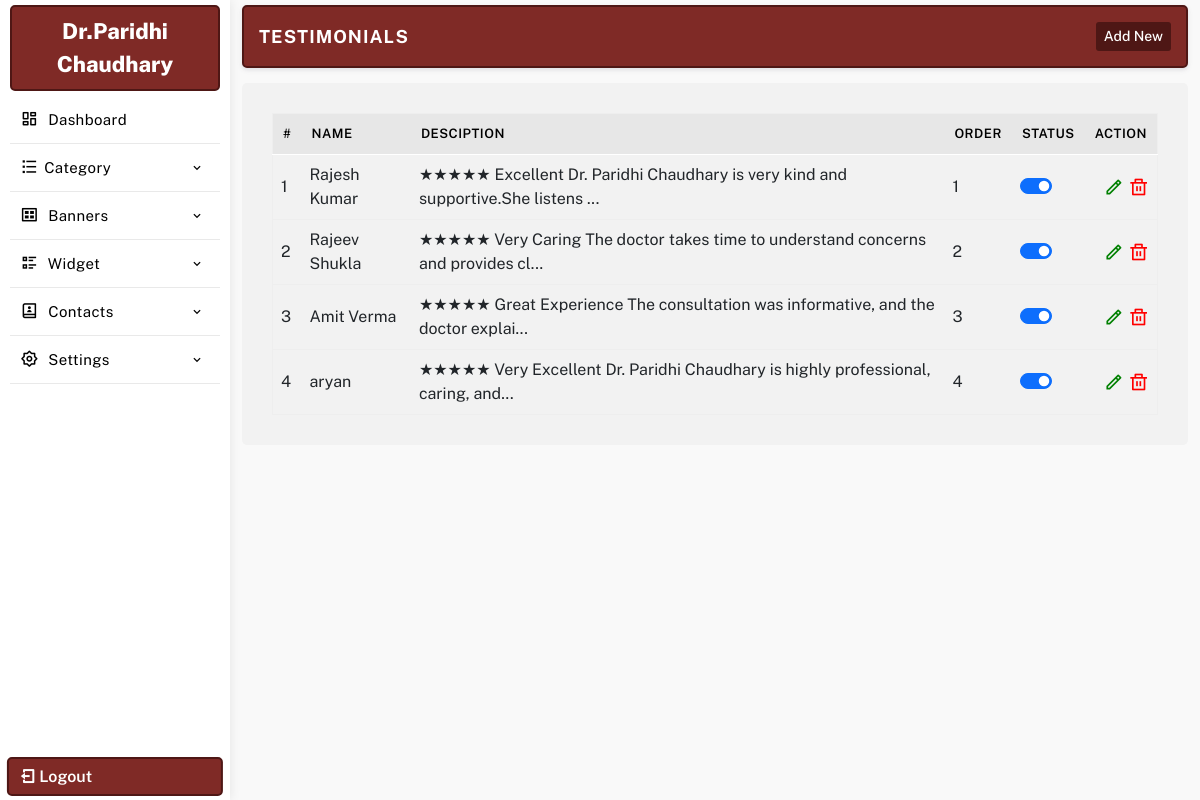
Screenshot of /manager/testimonials.php (signed in) with the database file from the repository.
### tables this page shows
CREATE TABLE `settings` (
  `id` int(11) NOT NULL,
  `web_name` varchar(255) DEFAULT NULL,
  `email_id` varchar(255) DEFAULT NULL,
  `alternate_email_id` varchar(255) DEFAULT NULL,
  `contact_no` varchar(255) DEFAULT NULL,
  `alternate_no` varchar(255) DEFAULT NULL,
  `whatsapp_no` varchar(255) DEFAULT NULL,
  `reception_time` varchar(255) DEFAULT NULL,
  `address` text DEFAULT NULL,
  `youtubelink` varchar(255) DEFAULT NULL,
  `map_iframe` longtext DEFAULT NULL,
  `facebook` varchar(255) DEFAULT NULL,
  `youtube` varchar(255) DEFAULT NULL,
  `instagram` varchar(255) DEFAULT NULL,
  `twitter` varchar(255) DEFAULT NULL,
  `linkedin` varchar(255) DEFAULT NULL,
  `logo` varchar(255) DEFAULT NULL,
  `meta_title` varchar(255) DEFAULT NULL,
  `meta_keywords` varchar(255) DEFAULT NULL,
  `meta_desc` text DEFAULT NULL,
  `smart_classroom_desc` text DEFAULT NULL,
  `smart_classroom_text` varchar(255) DEFAULT NULL,
  `brochure_file` varchar(500) DEFAULT NULL,
  `footerdesc` text DEFAULT NULL,
  `googletag` text DEFAULT NULL,
  `headercenterline` varchar(255) DEFAULT NULL,
  `no_of_experience` varchar(255) DEFAULT NULL,
  `surgeries` varchar(255) DEFAULT NULL,
  `no_of_patients` varchar(255) DEFAULT NULL,
  `satisfied_patients` varchar(255) DEFAULT NULL,
  `working_days` varchar(255) DEFAULT NULL,
  `closed_days` varchar(255) DEFAULT NULL
);

CREATE TABLE `testimonials` (
  `id` int(11) NOT NULL,
  `category` varchar(255) NOT NULL,
  `title` text NOT NULL,
  `subtitle` varchar(255) DEFAULT NULL,
  `url` text NOT NULL,
  `desc` longtext NOT NULL,
  `file` varchar(255) NOT NULL,
  `order` varchar(255) NOT NULL,
  `status` int(255) NOT NULL DEFAULT 1
);

### manager/database/db.php (called while the page is built, shortened)
<?php session_start();
$con = mysqli_connect( DB_HOST, DB_USER, DB_PASSWORD, DB_NAME);
$sqlsetting = mysqli_query($con,"SELECT * FROM `settings`");
$rwlinks = mysqli_fetch_array($sqlsetting);
$websitename = $rwlinks['web_name'];

### manager/testimonials.php (the view, shortened to what this page needs)
<?php require_once 'database/db.php';
	include 'include/header.php';
	include 'include/sidebar.php';
 ?>
<section class="main-dashboard">
<div class="container-fluid">
<div class="row">
<div class="col-md-12">
	<div class="page-title">
		<div class="title">
			<h3>Testimonials</h3>
		</div>
		<div class="createbtn">
			<a href="createtestimonial.php"> Add New</a>
		</div>
	</div>
</div>
<div class="col-md-12">
	<div class="page-content">
		<table class="table table-hover" id="myTable">
			<thead>
				<tr>
					<th>#</th>
					<th>Name</th>
					<th>Desciption</th>
					<th>Order</th>
					<th>Status</th>
					<th class="text-end">Action</th>
				</tr>
			</thead>
			<tbody>
			<?php
				$sqltc  = mysqli_query($con, "SELECT * FROM testimonials ORDER BY id ASC");
				if(mysqli_num_rows($sqltc)){
					$serial = 1;
					while($rwtc = mysqli_fetch_assoc($sqltc )){
						$tcid = $rwtc['id'];
			 ?>
				<tr id='remove<?php echo $tcid; ?>'>
					<td><?php echo $serial; ?></td>
					<td><?=$rwtc['title'];?></td>
					<td><?php
						$tcPlain = trim(strip_tags((string)($rwtc['desc'] ?? '')));
						$tcShort = mb_substr($tcPlain, 0, 80, 'UTF-8');
						if (mb_strlen($tcPlain, 'UTF-8') > 80) {
							$tcShort .= '...';
						}
						echo htmlspecialchars($tcShort, ENT_QUOTES, 'UTF-8');
					?></td>
					<td><?=$rwtc['order'];?></td>
					<td>
						<div class="form-check form-switch">
							<?php $checked = $rwtc['status']==1 ? "checked" : ""; ?>
						  <input class="form-check-input" type="checkbox" data-table="testimonials" ide="<?=$rwtc['id'];?>" <?=$checked;?>>
						</div>
					</td>
					<td class="text-end">
						<a href="updatetestimonial.php?id=<?=$tcid;?>" class="editbtn ri-pencil-line" ></a>
						<a href="javascript:"  ide="<?=$tcid; ?>" class='delbtn ri-delete-bin-line' ></a>
					</td>
				</tr>
		<?php $serial++; }} ?>
			</tbody>
		</table>
	</div>
</div>
</div>
</div>
</section>
<?php
	include "include/footer.php";
?>

### manager/include/sidebar.php (shortened to what this page needs)
<aside class="sidebar-menu-dashboard">
<div class="logo-n-toggle">
	<a href="dashboard.php"><?=$websitename;?></a>
</div>
<nav class="menu">
<ul class="aside-menu">
<li class="menu-item ">
	<a href="dashboard.php" class="menu-link">
	<span class="link-text"><i class="ri-dashboard-line"></i> Dashboard</span>
	</a>
</li>
<li class="menu-item has-submenu">
	<a href="javascript:" class="menu-link" id="parent-menu">
	<span class="link-text"><i class="ri-list-check"></i>Category</span>
	<i class='bx bx-chevron-down'></i>
	</a>
</li>
<li class="menu-item has-submenu">
<a href="javascript:" class="menu-link orders" id="parent-menu">
<span class="link-text"><i class="ri-gallery-view"></i> Banners</span>
<i class='bx bx-chevron-down'></i>
</a>
</li>
<li class="menu-item has-submenu">
<a href="javascript:" class="menu-link" id="parent-menu">
<div>
<span class="link-text"><i class="ri-list-check-2"></i> Widget</span>
</div>
<i class='bx bx-chevron-down'></i>
</a>
</li>
<li class="menu-item has-submenu">
<a href="javascript:" class="menu-link orders" id="parent-menu">
<div>
<span class="link-text"><i class="ri-contacts-book-2-line"></i> Contacts</span>
</div>
<i class='bx bx-chevron-down'></i>
</a>
</li>
<li class="menu-item has-submenu">
<a href="javascript:" class="menu-link orders" id="parent-menu">
<div>
<span class="link-text"><i class="ri-settings-2-line"></i> Settings</span>
</div>
<i class='bx bx-chevron-down'></i>
</a>
</li>
</ul>
</nav>
<a href="logout.php" class="logout-fixed"><i class="ri-logout-box-line"></i> Logout</a>
</aside>

### manager/css/style.css (style rules this page uses)
* { margin: 0; padding: 0; box-sizing: border-box; font-family: "Public Sans", sans-serif; }
:root { --text1-color: #a7a7a7; --primary-color: #7F2A26; --secondary-color: #4e1715; }
table { margin: 0 !important;border: 1px solid #eee !important; }
table thead { background: #e7e7e7;border-bottom: 1px solid #fff;color: #fff; }
table thead tr th { font-weight: 600 !important;font-size: 13px;border-bottom: 0 !important;padding: 10px !important;color: #000;text-transform: uppercase;letter-spacing: .5px; }
tr td { vertical-align: middle; }
p,h1,h2,h3,h4,h5,h6 { margin: 0; }
a { text-decoration: none; color: #000; }
ul { list-style: none; padding: 0; margin: 0; }
.addimage, .editbtn,.delbtn { font-size: 20px; }
.editbtn { color: green; }
.delbtn { color: red; }
aside { width: 230px; height: 100vh; transition: all .4s linear; float: left; box-shadow: 1px 0 10px rgb(0 0 0 / 8%); position: relative; padding: 5px 10px; }
.logo-n-toggle { display: flex; justify-content: center; align-items: center; padding: 8px 10px; border: 2px solid var(--secondary-color); border-radius: 5px; background: var(--primary-color); }
.logo-n-toggle a { display: block; transition: display .4s linear; color: #fff; text-align: center; font-weight: 800; font-size: 22px; }
.logo-n-toggle a:before, .logo-n-toggle a:after { width: 12px; height: 12px; display: inline-block; border: 4px solid var(--primary-color); border-radius: 50%; margin: 0 5px; }
.logout-fixed { position: absolute; bottom: 4px; left: 50%; padding: 5px 10px; width: 94%; color: #fff; margin: auto; transform: translateX(-50%); border-radius: 5px; border: 2px solid var(--secondary-color); font-weight: 600; background: var(--primary-color); transition: .3s linear; }
.page-title { padding: 15px; border-radius: 5px; border: 2px solid var(--secondary-color); display: flex; align-items: center; justify-content: space-between; margin-bottom: 15px; box-shadow: 0 .125rem .25rem rgba(165,163,174,.3); background: #fff; background: var(--primary-color); }
.page-title .title h3 { font-size: 18px; color: #fff; text-transform: uppercase; font-weight: 700; letter-spacing: 1px; }
.page-title .createbtn { display: flex; align-items: center; gap: 10px; }
.page-title .createbtn a { font-size: 14px; display: flex; align-items: center; justify-content: center; border-radius: 3px; padding: 4px 8px; font-weight: 500; background: var(--secondary-color); color: #fff; transition: .3s ease; }
.page-content { background: #fff;padding: 30px;border-radius: 5px;background: #f2f2f2; }
aside .menu { height: 88%; overflow: auto; padding: 5px 0; }
.aside-menu .menu-item { transition: all .2s linear; position: relative; }
.aside-menu .menu-item > .menu-link { text-decoration: none; display: block; padding: 10px 10px; display: flex; justify-content: space-between; align-items: center; white-space: nowrap; border-bottom: 1px solid #e9e9e9; }
.aside-menu .menu-item > .menu-link i { color: #000; font-size: 18px; margin-right: 5px; display: inline-block; }
.aside-menu .menu-item > .menu-link .bx-chevron-down, .aside-menu .menu-item > .menu-link .link-text { transition: all .2s linear; color: #000; font-size: 15px; letter-spacing: 0.4px; font-weight: 400; }
.aside-menu .menu-item > .menu-link span::after { content: ""; font-family: FontAwesome; }
section.main-dashboard { float: left; width: calc(100% - 230px); transition: all .4s linear; overflow: auto; height: 100vh; padding: 5px 0; background: #f9f9f9; }

### rows the page displays
settings: web_name "Dr.Paridhi Chaudhary"
testimonials: title "Rajesh Kumar", desc "★★★★★ Excellent Dr. Paridhi Chaudhary is very kind and supportive.She listens ...", order "1"
testimonials: title "Rajeev Shukla", desc "★★★★★ Very Caring The doctor takes time to understand concerns and provides cl...", order "2"
testimonials: title "Amit Verma", desc "★★★★★ Great Experience The consultation was informative, and the doctor explai...", order "3"
testimonials: title "aryan", desc "★★★★★ Very Excellent Dr. Paridhi Chaudhary is highly professional, caring, and...", order "4"
